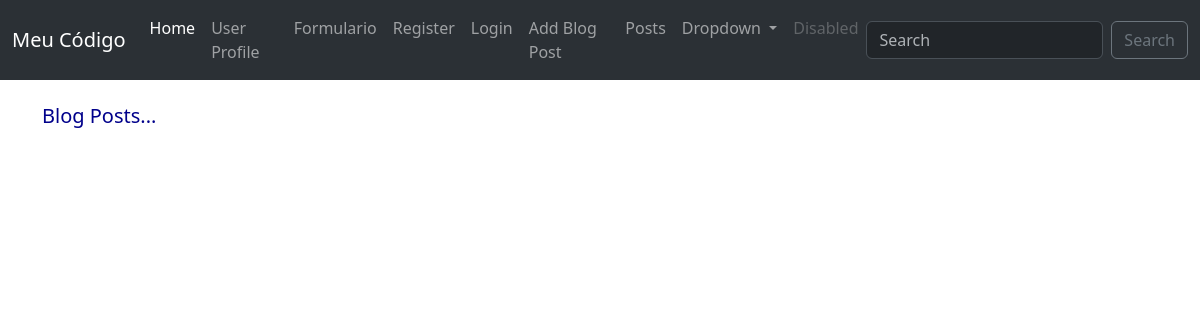
/posts, run on an earlier commit of the app's database.
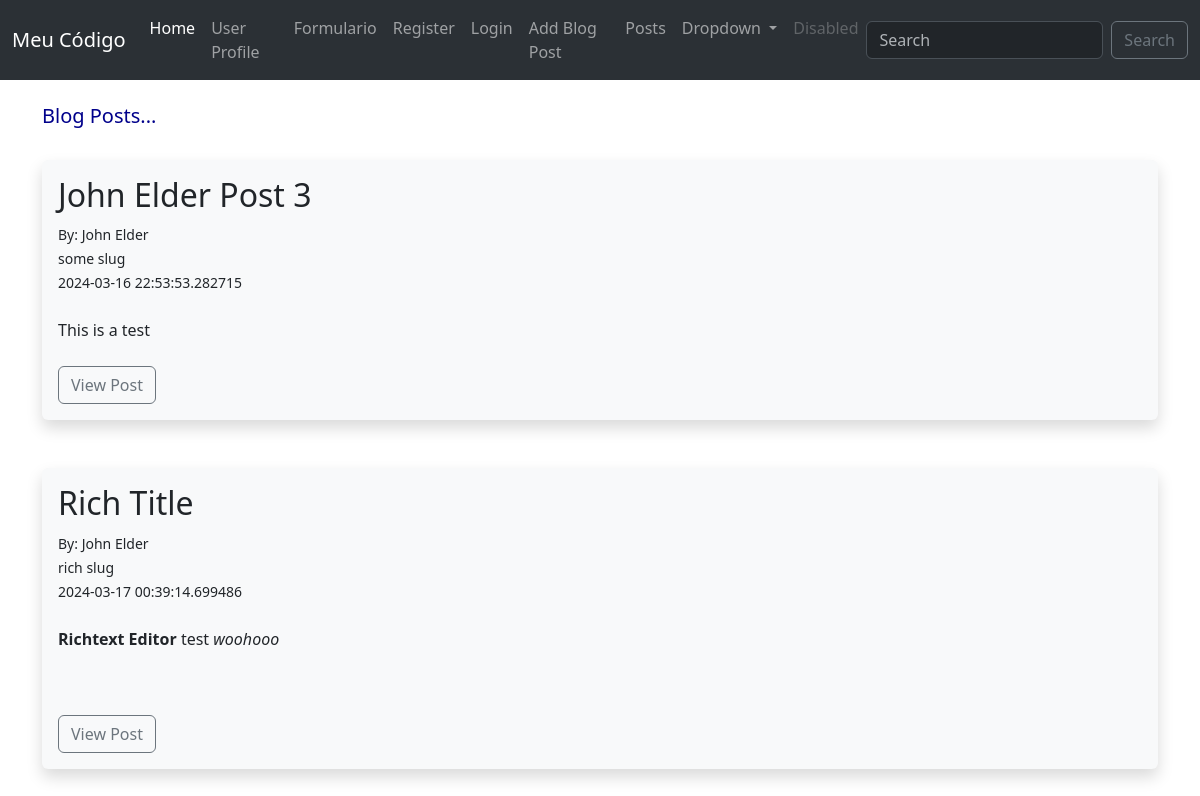
And on a later commit of the database.
### app.py (models this page shows, shortened)
class Posts(db.Model):
    id = db.Column(db.Integer, primary_key=True)
    title = db.Column(db.String(255))
    content = db.Column(db.Text)
    date_posted = db.Column(db.DateTime, default=datetime.now)
    slug = db.Column(db.String(255)) #nome na url
    poster_id = db.Column(db.Integer, db.ForeignKey('users.id'))

class Users(db.Model, UserMixin):
    id = db.Column(db.Integer, primary_key=True)
    username = db.Column(db.String(20), nullable=False, unique=True)
    name = db.Column(db.String(200), nullable=False)
    email = db.Column(db.String(120), nullable=False, unique=True)
    favorite_color = db.Column(db.String(120))
    date_added = db.Column(db.DateTime, default=datetime.now)
    password_hash = db.Column(db.String(128))
    posts = db.relationship('Posts', backref='poster')
    profile_pic = db.Column(db.String(), nullable=True)
    @property
    def password(self):
        raise AttributeError('Password is not a readable attribute')

### app.py (the view)
@app.route('/posts')
def posts():
    posts = Posts.query.order_by(Posts.date_posted)
    return render_template("posts.html", posts=posts)

### webforms.py
class SearchForm(FlaskForm):
    searched = StringField("Searched", validators=[DataRequired()])
    submit = SubmitField("Submit")

### app.py (called while the page is built)
@app.context_processor
def base():
    form = SearchForm()
    return dict(form=form)

### templates/posts.html (shortened to what this page needs)
<!DOCTYPE html>
<html lang="en">
<head>
</head>
<body>
    {% extends 'base.html'%}
    {% block content %}
    <h1>Blog Posts...</h1>
    <br>
    {% for post in posts %}
        <div class="shadow p-3 mb-5 bg-body-tertiary rounded">
            <h2>{{ post.title }}</h2>
            <small>
            By: {{ post.poster.name }}<br>
            {{ post.slug }}<br>
            {{ post.date_posted}}<br><br>
            </small>
            {{ post.content|safe }}<br><br>
            <a href="{{ url_for('post', id=post.id) }}"
            class="btn btn-outline-secondary btn-small">View Post</a>
        </div>
    {% endfor %}
    {% endblock %}

### templates/base.html (shortened to what this page needs)
<!doctype html>
<html lang="en">
  <head>
    <link href="https://cdn.jsdelivr.net/npm/bootstrap@5.3.3/dist/css/bootstrap.min.css" rel="stylesheet">
    <link href="{{ url_for('static', filename='css/style.css') }}" rel="stylesheet">
  </head>
  <body>
    {% include 'navbar.html' %}
    <br/>
    <div class="container">
        {% block content %}
        {% endblock %}
    </div>
  </body>
</html>

### templates/navbar.html (shortened to what this page needs)
<nav class="navbar navbar-expand-lg bg-body-tertiary" data-bs-theme="dark">
    <div class="container-fluid">
      <a class="navbar-brand" href="{{ url_for('index') }}">Meu Código</a>
      <div class="collapse navbar-collapse" id="navbarSupportedContent">
        <ul class="navbar-nav me-auto mb-2 mb-lg-0">
          <li class="nav-item">
            <a class="nav-link active" aria-current="page" href="#">Home</a>
          </li>
          <li class="nav-item">
            <a class="nav-link" href="{{ url_for('user', name='John Constantine')}}">User Profile</a>
          </li>
          <li class="nav-item">
            <a class="nav-link" href="{{ url_for('name')}}">Formulario</a>
          </li>
          {% if current_user.is_authenticated %}
          <li class="nav-item">
            <a class="nav-link" href="{{ url_for('dashboard')}}">Dashboard</a>
          </li>
          {% if current_user.id == 1 %}
          <li class="nav-item">
            <a class="nav-link" href="{{ url_for('admin')}}">Admin</a>
          </li>
          {% endif %}
          <li class="nav-item">
            <a class="nav-link" href="{{ url_for('logout')}}">Logout</a>
          </li>
          {% else %}
          <li class="nav-item">
            <a class="nav-link" href="{{ url_for('add_user')}}">Register</a>
          </li>
          <li class="nav-item">
            <a class="nav-link" href="{{ url_for('login')}}">Login</a>
          </li>
          {% endif %}
          <li class="nav-item">
            <a class="nav-link" href="{{ url_for('add_post')}}">Add Blog Post</a>
          </li>
          <li class="nav-item">
            <a class="nav-link" href="{{ url_for('posts')}}">Posts</a>
          </li>
          <li class="nav-item dropdown">
            <a class="nav-link dropdown-toggle" href="#" role="button" data-bs-toggle="dropdown" aria-expanded="false">
              Dropdown
            </a>
          </li>
          <li class="nav-item">
            <a class="nav-link disabled" aria-disabled="true">Disabled</a>
          </li>
        </ul>
        <form method="POST" action="{{ url_for('search')}}" class="d-flex" role="search">
          <input class="form-control me-2" type="search" placeholder="Search" aria-label="Search", name="searched">
          <button class="btn btn-outline-secondary" type="submit">Search</button>
        </form>
      </div>
    </div>
  </nav>

### static/css/style.css (style rules this page uses)
h1 { color: darkblue; font-size: 20px; }

What changed in the data, as far as the page shows it:
added Posts: title "John Elder Post 3", poster.name "John Elder", slug "some slug", date_posted "2024-03-16 22:53:53.282715", content "This is a test"
added Posts: title "Rich Title", poster.name "John Elder", slug "rich slug", date_posted "2024-03-17 00:39:14.699486", content "Richtext Editor test woohooo"
